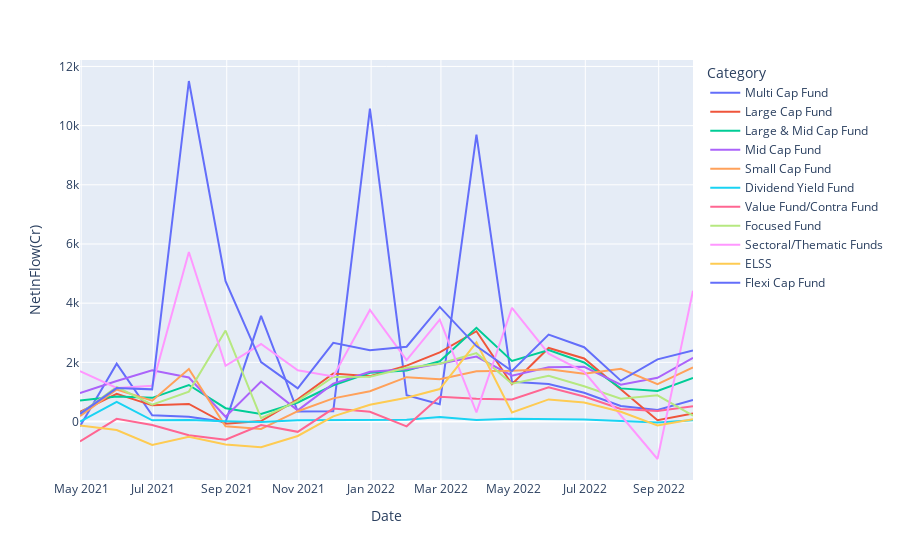

Here is the notebook cell this chart was saved with:
### Code cell
sel_structure = 'Open Ended Schemes'
sel_class = 'Growth/Equity Oriented Schemes'
sel_measure = 'NetInFlow'
df_sel = df_mf_aum[(df_mf_aum['Class'] == sel_class) & (df_mf_aum['Structure'] == sel_structure)][['Category', sel_measure, 'Date']]
df_sel_long = pd.melt(df_sel, id_vars=['Category', 'Date'], value_vars=[sel_measure])
px.line(df_sel_long, x='Date', y='value', color='Category', labels={'value':sel_measure+'(Cr)'})

### Figure 1 — Plotly figure (JSON) as saved in the notebook; plotly's stock layout.template omitted (floating-point values rounded to 4 significant figures)
{"data": [{"hovertemplate": "Category=Multi Cap Fund<br>Date=%{x}<br>NetInFlow(Cr)=%{y}<extra></extra>", "legendgroup": "Multi Cap Fund", "line": {"color": "#636efa", "dash": "solid"}, "marker": {"symbol": "circle"}, "mode": "lines", "name": "Multi Cap Fund", "orientation": "v", "showlegend": true, "type": "scatter", "x": ["2021-04-30T00:00:00", "2021-05-31T00:00:00", "2021-06-30T00:00:00", "2021-07-31T00:00:00", "2021-08-31T00:00:00", "2021-09-30T00:00:00", "2021-10-31T00:00:00", "2021-11-30T00:00:00", "2021-12-31T00:00:00", "2022-01-31T00:00:00", "2022-02-28T00:00:00", "2022-03-31T00:00:00", "2022-04-30T00:00:00", "2022-05-31T00:00:00", "2022-06-30T00:00:00", "2022-07-31T00:00:00", "2022-08-31T00:00:00", "2022-09-30T00:00:00"], "xaxis": "x", "y": [-157.7, 1954.0, 209.6, 164.6, -17.53, 3569.0, 338.4, 347.6, 10580.0, 891.4, 585.3, 9695.0, 1340.0, 1265.0, 970.2, 524.0, 392.7, 724.7], "yaxis": "y"}, {"hovertemplate": "Category=Large Cap Fund<br>Date=%{x}<br>NetInFlow(Cr)=%{y}<extra></extra>", "legendgroup": "Large Cap Fund", "line": {"color": "#EF553B", "dash": "solid"}, "marker": {"symbol": "circle"}, "mode": "lines", "name": "Large Cap Fund", "orientation": "v", "showlegend": true, "type": "scatter", "x": ["2021-04-30T00:00:00", "2021-05-31T00:00:00", "2021-06-30T00:00:00", "2021-07-31T00:00:00", "2021-08-31T00:00:00", "2021-09-30T00:00:00", "2021-10-31T00:00:00", "2021-11-30T00:00:00", "2021-12-31T00:00:00", "2022-01-31T00:00:00", "2022-02-28T00:00:00", "2022-03-31T00:00:00", "2022-04-30T00:00:00", "2022-05-31T00:00:00", "2022-06-30T00:00:00", "2022-07-31T00:00:00", "2022-08-31T00:00:00", "2022-09-30T00:00:00"], "xaxis": "x", "y": [324.9, 937.4, 547.3, 593.0, -78.63, 13.9, 747.1, 1624.0, 1528.0, 1890.0, 2339.0, 3052.0, 1259.0, 2485.0, 2130.0, 1091.0, 43.6, 274.2], "yaxis": "y"}, {"hovertemplate": "Category=Large & Mid Cap Fund<br>Date=%{x}<br>NetInFlow(Cr)=%{y}<extra></extra>", "legendgroup": "Large & Mid Cap Fund", "line": {"color": "#00cc96", "dash": "solid"}, "marker": {"symbol": "circle"}, "mode": "lines", "name": "Large & Mid Cap Fund", "orientation": "v", "showlegend": true, "type": "scatter", "x": ["2021-04-30T00:00:00", "2021-05-31T00:00:00", "2021-06-30T00:00:00", "2021-07-31T00:00:00", "2021-08-31T00:00:00", "2021-09-30T00:00:00", "2021-10-31T00:00:00", "2021-11-30T00:00:00", "2021-12-31T00:00:00", "2022-01-31T00:00:00", "2022-02-28T00:00:00", "2022-03-31T00:00:00", "2022-04-30T00:00:00", "2022-05-31T00:00:00", "2022-06-30T00:00:00", "2022-07-31T00:00:00", "2022-08-31T00:00:00", "2022-09-30T00:00:00"], "xaxis": "x", "y": [707.9, 844.7, 800.7, 1234.0, 450.9, 258.2, 643.4, 1225.0, 1646.0, 1723.0, 2036.0, 3165.0, 2050.0, 2414.0, 1995.0, 1120.0, 1031.0, 1469.0], "yaxis": "y"}, {"hovertemplate": "Category=Mid Cap Fund<br>Date=%{x}<br>NetInFlow(Cr)=%{y}<extra></extra>", "legendgroup": "Mid Cap Fund", "line": {"color": "#ab63fa", "dash": "solid"}, "marker": {"symbol": "circle"}, "mode": "lines", "name": "Mid Cap Fund", "orientation": "v", "showlegend": true, "type": "scatter", "x": ["2021-04-30T00:00:00", "2021-05-31T00:00:00", "2021-06-30T00:00:00", "2021-07-31T00:00:00", "2021-08-31T00:00:00", "2021-09-30T00:00:00", "2021-10-31T00:00:00", "2021-11-30T00:00:00", "2021-12-31T00:00:00", "2022-01-31T00:00:00", "2022-02-28T00:00:00", "2022-03-31T00:00:00", "2022-04-30T00:00:00", "2022-05-31T00:00:00", "2022-06-30T00:00:00", "2022-07-31T00:00:00", "2022-08-31T00:00:00", "2022-09-30T00:00:00"], "xaxis": "x", "y": [958.2, 1368.0, 1729.0, 1488.0, 161.9, 1351.0, 376.2, 1280.0, 1679.0, 1770.0, 1954.0, 2193.0, 1550.0, 1832.0, 1852.0, 1245.0, 1479.0, 2151.0], "yaxis": "y"}, {"hovertemplate": "Category=Small Cap Fund<br>Date=%{x}<br>NetInFlow(Cr)=%{y}<extra></extra>", "legendgroup": "Small Cap Fund", "line": {"color": "#FFA15A", "dash": "solid"}, "marker": {"symbol": "circle"}, "mode": "lines", "name": "Small Cap Fund", "orientation": "v", "showlegend": true, "type": "scatter", "x": ["2021-04-30T00:00:00", "2021-05-31T00:00:00", "2021-06-30T00:00:00", "2021-07-31T00:00:00", "2021-08-31T00:00:00", "2021-09-30T00:00:00", "2021-10-31T00:00:00", "2021-11-30T00:00:00", "2021-12-31T00:00:00", "2022-01-31T00:00:00", "2022-02-28T00:00:00", "2022-03-31T00:00:00", "2022-04-30T00:00:00", "2022-05-31T00:00:00", "2022-06-30T00:00:00", "2022-07-31T00:00:00", "2022-08-31T00:00:00", "2022-09-30T00:00:00"], "xaxis": "x", "y": [184.0, 1081.0, 705.1, 1779.0, -162.7, -248.7, 349.0, 781.6, 1024.0, 1498.0, 1430.0, 1696.0, 1717.0, 1769.0, 1616.0, 1779.0, 1260.0, 1825.0], "yaxis": "y"}, {"hovertemplate": "Category=Dividend Yield Fund<br>Date=%{x}<br>NetInFlow(Cr)=%{y}<extra></extra>", "legendgroup": "Dividend Yield Fund", "line": {"color": "#19d3f3", "dash": "solid"}, "marker": {"symbol": "circle"}, "mode": "lines", "name": "Dividend Yield Fund", "orientation": "v", "showlegend": true, "type": "scatter", "x": ["2021-04-30T00:00:00", "2021-05-31T00:00:00", "2021-06-30T00:00:00", "2021-07-31T00:00:00", "2021-08-31T00:00:00", "2021-09-30T00:00:00", "2021-10-31T00:00:00", "2021-11-30T00:00:00", "2021-12-31T00:00:00", "2022-01-31T00:00:00", "2022-02-28T00:00:00", "2022-03-31T00:00:00", "2022-04-30T00:00:00", "2022-05-31T00:00:00", "2022-06-30T00:00:00", "2022-07-31T00:00:00", "2022-08-31T00:00:00", "2022-09-30T00:00:00"], "xaxis": "x", "y": [-3.002, 660.3, 39.65, 52.83, 5.478, -18.41, 45.66, 53.93, 40.8, 60.14, 156.5, 49.81, 94.06, 80.84, 66.5, 15.03, -29.96, 41.87], "yaxis": "y"}, {"hovertemplate": "Category=Value Fund/Contra Fund<br>Date=%{x}<br>NetInFlow(Cr)=%{y}<extra></extra>", "legendgroup": "Value Fund/Contra Fund", "line": {"color": "#FF6692", "dash": "solid"}, "marker": {"symbol": "circle"}, "mode": "lines", "name": "Value Fund/Contra Fund", "orientation": "v", "showlegend": true, "type": "scatter", "x": ["2021-04-30T00:00:00", "2021-05-31T00:00:00", "2021-06-30T00:00:00", "2021-07-31T00:00:00", "2021-08-31T00:00:00", "2021-09-30T00:00:00", "2021-10-31T00:00:00", "2021-11-30T00:00:00", "2021-12-31T00:00:00", "2022-01-31T00:00:00", "2022-02-28T00:00:00", "2022-03-31T00:00:00", "2022-04-30T00:00:00", "2022-05-31T00:00:00", "2022-06-30T00:00:00", "2022-07-31T00:00:00", "2022-08-31T00:00:00", "2022-09-30T00:00:00"], "xaxis": "x", "y": [-673.8, 90.71, -114.9, -462.2, -613.4, -117.3, -349.1, 438.6, 329.9, -163.4, 837.0, 770.3, 744.4, 1158.0, 847.2, 427.0, 354.5, 519.2], "yaxis": "y"}, {"hovertemplate": "Category=Focused Fund<br>Date=%{x}<br>NetInFlow(Cr)=%{y}<extra></extra>", "legendgroup": "Focused Fund", "line": {"color": "#B6E880", "dash": "solid"}, "marker": {"symbol": "circle"}, "mode": "lines", "name": "Focused Fund", "orientation": "v", "showlegend": true, "type": "scatter", "x": ["2021-04-30T00:00:00", "2021-05-31T00:00:00", "2021-06-30T00:00:00", "2021-07-31T00:00:00", "2021-08-31T00:00:00", "2021-09-30T00:00:00", "2021-10-31T00:00:00", "2021-11-30T00:00:00", "2021-12-31T00:00:00", "2022-01-31T00:00:00", "2022-02-28T00:00:00", "2022-03-31T00:00:00", "2022-04-30T00:00:00", "2022-05-31T00:00:00", "2022-06-30T00:00:00", "2022-07-31T00:00:00", "2022-08-31T00:00:00", "2022-09-30T00:00:00"], "xaxis": "x", "y": [268.0, 1169.0, 569.0, 1010.0, 3073.0, 114.4, 696.4, 1507.0, 1512.0, 1813.0, 1956.0, 2310.0, 1278.0, 1549.0, 1192.0, 772.5, 886.2, 198.0], "yaxis": "y"}, {"hovertemplate": "Category=Sectoral/Thematic Funds<br>Date=%{x}<br>NetInFlow(Cr)=%{y}<extra></extra>", "legendgroup": "Sectoral/Thematic Funds", "line": {"color": "#FF97FF", "dash": "solid"}, "marker": {"symbol": "circle"}, "mode": "lines", "name": "Sectoral/Thematic Funds", "orientation": "v", "showlegend": true, "type": "scatter", "x": ["2021-04-30T00:00:00", "2021-05-31T00:00:00", "2021-06-30T00:00:00", "2021-07-31T00:00:00", "2021-08-31T00:00:00", "2021-09-30T00:00:00", "2021-10-31T00:00:00", "2021-11-30T00:00:00", "2021-12-31T00:00:00", "2022-01-31T00:00:00", "2022-02-28T00:00:00", "2022-03-31T00:00:00", "2022-04-30T00:00:00", "2022-05-31T00:00:00", "2022-06-30T00:00:00", "2022-07-31T00:00:00", "2022-08-31T00:00:00", "2022-09-30T00:00:00"], "xaxis": "x", "y": [1705.0, 1137.0, 1207.0, 5729.0, 1885.0, 2618.0, 1734.0, 1522.0, 3770.0, 2073.0, 3441.0, 307.1, 3844.0, 2292.0, 1678.0, 215.5, -1267.0, 4419.0], "yaxis": "y"}, {"hovertemplate": "Category=ELSS<br>Date=%{x}<br>NetInFlow(Cr)=%{y}<extra></extra>", "legendgroup": "ELSS", "line": {"color": "#FECB52", "dash": "solid"}, "marker": {"symbol": "circle"}, "mode": "lines", "name": "ELSS", "orientation": "v", "showlegend": true, "type": "scatter", "x": ["2021-04-30T00:00:00", "2021-05-31T00:00:00", "2021-06-30T00:00:00", "2021-07-31T00:00:00", "2021-08-31T00:00:00", "2021-09-30T00:00:00", "2021-10-31T00:00:00", "2021-11-30T00:00:00", "2021-12-31T00:00:00", "2022-01-31T00:00:00", "2022-02-28T00:00:00", "2022-03-31T00:00:00", "2022-04-30T00:00:00", "2022-05-31T00:00:00", "2022-06-30T00:00:00", "2022-07-31T00:00:00", "2022-08-31T00:00:00", "2022-09-30T00:00:00"], "xaxis": "x", "y": [-136.7, -289.7, -791.9, -511.8, -778.7, -872.1, -488.1, 174.3, 567.0, 804.7, 1098.0, 2676.0, 306.8, 746.8, 640.1, 327.8, -131.1, 76.56], "yaxis": "y"}, {"hovertemplate": "Category=Flexi Cap Fund<br>Date=%{x}<br>NetInFlow(Cr)=%{y}<extra></extra>", "legendgroup": "Flexi Cap Fund", "line": {"color": "#636efa", "dash": "solid"}, "marker": {"symbol": "circle"}, "mode": "lines", "name": "Flexi Cap Fund", "orientation": "v", "showlegend": true, "type": "scatter", "x": ["2021-04-30T00:00:00", "2021-05-31T00:00:00", "2021-06-30T00:00:00", "2021-07-31T00:00:00", "2021-08-31T00:00:00", "2021-09-30T00:00:00", "2021-10-31T00:00:00", "2021-11-30T00:00:00", "2021-12-31T00:00:00", "2022-01-31T00:00:00", "2022-02-28T00:00:00", "2022-03-31T00:00:00", "2022-04-30T00:00:00", "2022-05-31T00:00:00", "2022-06-30T00:00:00", "2022-07-31T00:00:00", "2022-08-31T00:00:00", "2022-09-30T00:00:00"], "xaxis": "x", "y": [260.5, 1130.0, 1087.0, 11510.0, 4741.0, 2009.0, 1122.0, 2660.0, 2409.0, 2527.0, 3874.0, 2549.0, 1709.0, 2939.0, 2512.0, 1382.0, 2100.0, 2401.0], "yaxis": "y"}], "layout": {"legend": {"title": {"text": "Category"}, "tracegroupgap": 0}, "margin": {"t": 60}, "xaxis": {"anchor": "y", "domain": [0, 1], "title": {"text": "Date"}}, "yaxis": {"anchor": "x", "domain": [0, 1], "title": {"text": "NetInFlow(Cr)"}}}}
